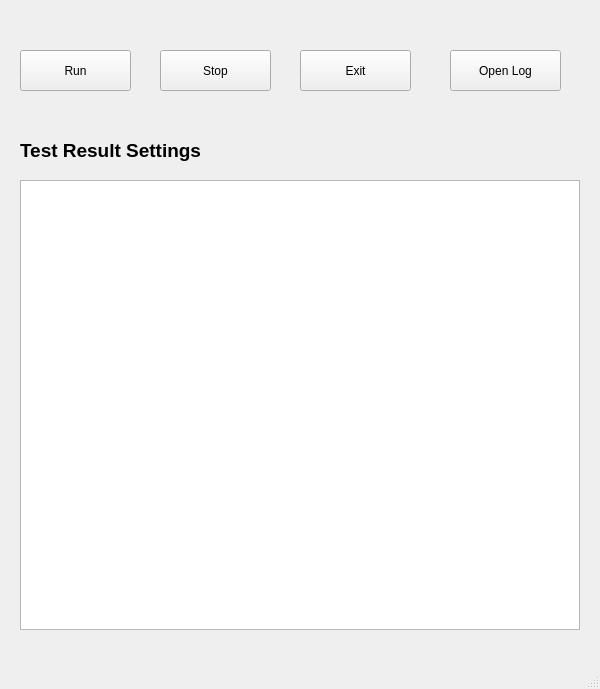
<?xml version="1.0" encoding="UTF-8"?>
<ui version="4.0">
 <class>MainWindow</class>
 <widget class="QMainWindow" name="MainWindow">
  <property name="enabled">
   <bool>true</bool>
  </property>
  <property name="geometry">
   <rect>
    <x>0</x>
    <y>0</y>
    <width>600</width>
    <height>689</height>
   </rect>
  </property>
  <property name="windowTitle">
   <string>Test result</string>
  </property>
  <widget class="QWidget" name="centralwidget">
   <widget class="QLabel" name="label">
    <property name="geometry">
     <rect>
      <x>20</x>
      <y>140</y>
      <width>191</width>
      <height>21</height>
     </rect>
    </property>
    <property name="font">
     <font>
      <family>Arial</family>
      <pointsize>14</pointsize>
      <bold>true</bold>
     </font>
    </property>
    <property name="text">
     <string>Test Result Settings</string>
    </property>
   </widget>
   <widget class="QPushButton" name="runBtn">
    <property name="geometry">
     <rect>
      <x>20</x>
      <y>50</y>
      <width>111</width>
      <height>41</height>
     </rect>
    </property>
    <property name="text">
     <string>Run</string>
    </property>
   </widget>
   <widget class="QPushButton" name="stopBtn">
    <property name="geometry">
     <rect>
      <x>160</x>
      <y>50</y>
      <width>111</width>
      <height>41</height>
     </rect>
    </property>
    <property name="text">
     <string>Stop</string>
    </property>
   </widget>
   <widget class="QTableView" name="tableResult">
    <property name="geometry">
     <rect>
      <x>20</x>
      <y>180</y>
      <width>560</width>
      <height>450</height>
     </rect>
    </property>
   </widget>
   <widget class="QPushButton" name="exitBtn">
    <property name="geometry">
     <rect>
      <x>300</x>
      <y>50</y>
      <width>111</width>
      <height>41</height>
     </rect>
    </property>
    <property name="text">
     <string>Exit</string>
    </property>
   </widget>
   <widget class="QPushButton" name="openlogBtn">
    <property name="geometry">
     <rect>
      <x>450</x>
      <y>50</y>
      <width>111</width>
      <height>41</height>
     </rect>
    </property>
    <property name="text">
     <string>Open Log</string>
    </property>
   </widget>
  </widget>
  <widget class="QMenuBar" name="menubar">
   <property name="geometry">
    <rect>
     <x>0</x>
     <y>0</y>
     <width>600</width>
     <height>33</height>
    </rect>
   </property>
  </widget>
  <widget class="QStatusBar" name="statusbar"/>
 </widget>
 <resources/>
 <connections/>
</ui>
